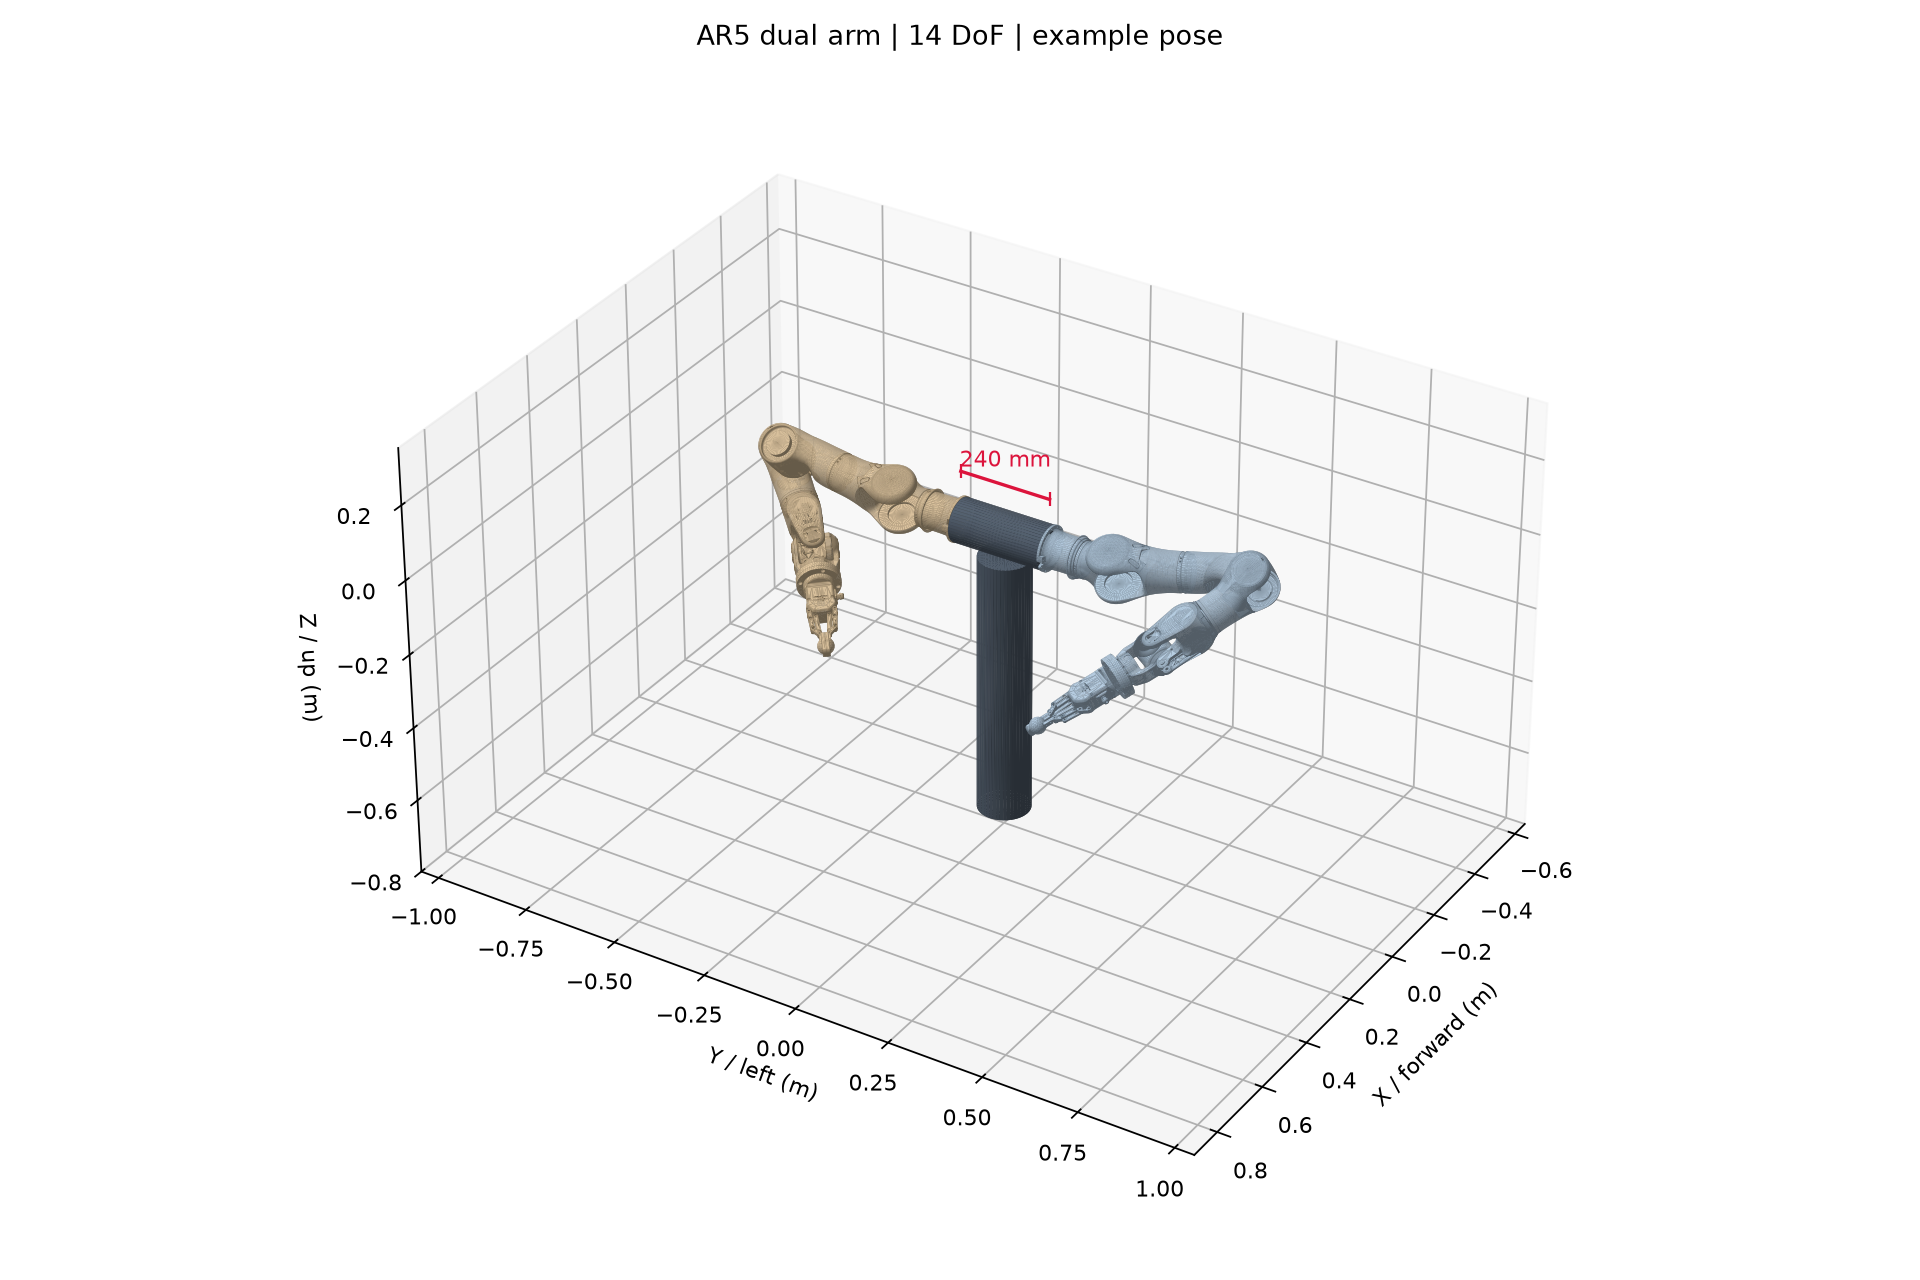

Here is the Python script that generated this plot:
"""Render the actual URDF meshes: python robots/ar5_dual/preview.py [--zero]."""
from pathlib import Path
import json
import sys
import xml.etree.ElementTree as ET
import numpy as np
import trimesh
import matplotlib
matplotlib.use('Agg')
import matplotlib.pyplot as plt
from mpl_toolkits.mplot3d.art3d import Poly3DCollection

HERE = Path(__file__).resolve().parent
URDF = HERE / 'urdf/ar5_dual.urdf'
root = ET.parse(URDF).getroot()
pose = {} if '--zero' in sys.argv else json.loads((HERE / 'example_pose.json').read_text())
links = {link.get('name'): link for link in root.findall('link')}
joints = root.findall('joint')
assert len(links) == len(root.findall('link')), 'Duplicate links'
assert len({j.get('name') for j in joints}) == len(joints), 'Duplicate joints'
children = [j.find('child').get('link') for j in joints]
assert len(set(children)) == len(children), 'Multiple parents'
assert set(links) - set(children) == {'benchmark_base'}
assert sum(j.get('type') == 'revolute' for j in joints) == 14

def origin(element):
    node = element.find('origin')
    if node is None:
        return np.eye(4)
    transform = trimesh.transformations.euler_matrix(*map(float, node.get('rpy', '0 0 0').split()))
    transform[:3, 3] = list(map(float, node.get('xyz', '0 0 0').split()))
    return transform

frames = {'benchmark_base': np.eye(4)}
pending = list(joints)
while pending:
    count = len(pending)
    for joint in pending[:]:
        parent = joint.find('parent').get('link')
        child = joint.find('child').get('link')
        assert parent in links and child in links
        if parent not in frames:
            continue
        transform = origin(joint)
        if joint.get('type') == 'revolute':
            q = pose.get(joint.get('name'), 0)
            limit = joint.find('limit')
            assert float(limit.get('lower')) <= q <= float(limit.get('upper'))
            axis = list(map(float, joint.find('axis').get('xyz').split()))
            transform = transform @ trimesh.transformations.rotation_matrix(q, axis)
        frames[child] = frames[parent] @ transform
        pending.remove(joint)
    assert len(pending) < count, 'Disconnected tree or cycle'
assert len(frames) == len(links)
# Keep this assembly preview in the shoulder midpoint frame.
world_to_shoulder = np.linalg.inv(frames['base_link'])
frames = {name: world_to_shoulder @ frame for name, frame in frames.items()}
left = frames['AR5-5_08L-W4C1C5_base']
right = frames['AR5-5_08R-W4C1C5_base']
assert np.isclose(np.linalg.norm(left[:3, 3] - right[:3, 3]), 0.24)
assert np.allclose(left[:3, 2], [0, 1, 0])
assert np.allclose(right[:3, 2], [0, -1, 0])
# Positive J4 rotates local +Z toward local +X, which must face forward.
assert np.allclose(left[:3, 0], [1, 0, 0])
assert np.allclose(right[:3, 0], [1, 0, 0])
for node in root.iter('mesh'):
    assert (URDF.parent / node.get('filename')).is_file()

fig = plt.figure(figsize=(12, 8))
ax = fig.add_subplot(111, projection='3d')
for name, link in links.items():
    for visual in link.findall('visual'):
        geometry = visual.find('geometry')
        node = geometry.find('mesh')
        if node is not None:
            mesh = trimesh.load_mesh(URDF.parent / node.get('filename'))
            mesh.apply_scale(list(map(float, node.get('scale', '1 1 1').split())))
        elif geometry.find('sphere') is not None:
            mesh = trimesh.creation.icosphere(subdivisions=2, radius=float(geometry.find('sphere').get('radius')))
        else:
            node = geometry.find('cylinder')
            mesh = trimesh.creation.cylinder(radius=float(node.get('radius')), height=float(node.get('length')), sections=48)
        mesh.apply_transform(frames[name] @ origin(visual))
        light = np.maximum(0, mesh.face_normals @ np.array([0.4, -0.3, 0.85]))
        color = np.array([0.72, 0.81, 0.89]) if ('08L' in name or name.startswith('left_')) else np.array([0.89, 0.79, 0.64])
        if name == 'base_link':
            color = np.array([0.35, 0.4, 0.46])
        colors = color[None, :] * (0.45 + 0.55 * light[:, None])
        ax.add_collection3d(Poly3DCollection(mesh.triangles, facecolors=colors, linewidths=0, rasterized=True))
ax.plot([0, 0], [-0.12, 0.12], [0.13, 0.13], color='crimson', marker='|')
ax.text(0, 0, 0.18, '240 mm', color='crimson', ha='center')
ax.set(xlim=(-0.65, 0.9), ylim=(-1.05, 1.05), zlim=(-0.8, 0.35), xlabel='X / forward (m)', ylabel='Y / left (m)', zlabel='Z / up (m)')
ax.set_box_aspect((1.55, 2.1, 1.15))
ax.view_init(elev=32, azim=32)
ax.set_title('AR5 dual arm | 14 DoF | ' + ('zero pose' if '--zero' in sys.argv else 'example pose'))
fig.tight_layout()
output = HERE / ('preview_zero.png' if '--zero' in sys.argv else 'preview.png')
fig.savefig(output, dpi=160)
print(f'Validated {len(links)} links, {len(joints)} joints, 14 DoF, all mesh paths; base spacing = 0.240 m.\n{output}')
